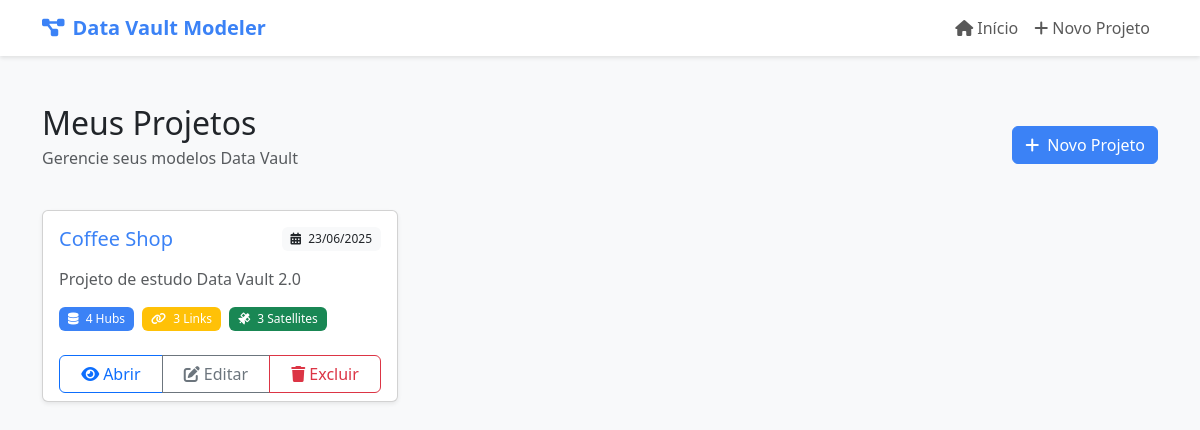
The app's page /, older data.
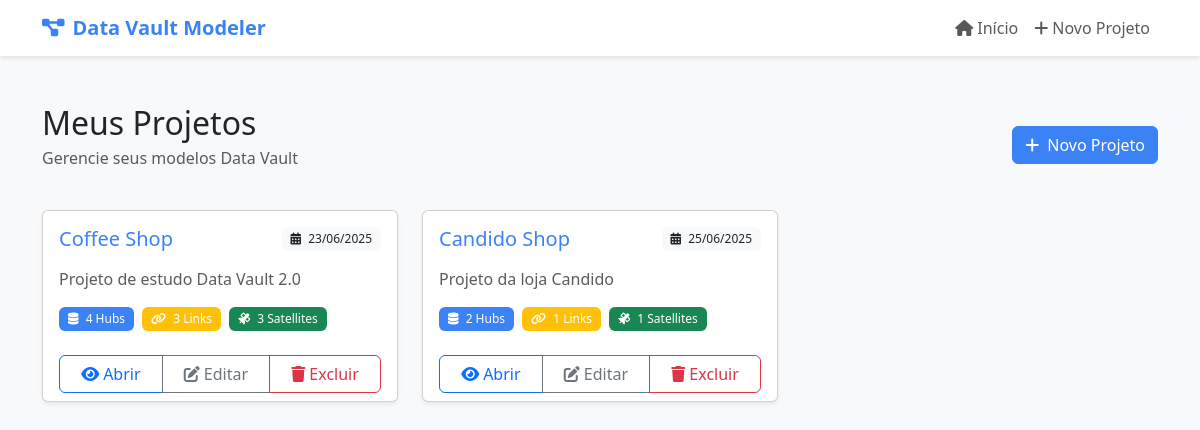
The same page, newer data.
### modeler/models.py (models this page shows, shortened)
class Project(models.Model):
    name = models.CharField(max_length=100)
    description = models.TextField(blank=True)
    created_at = models.DateTimeField(auto_now_add=True)
    updated_at = models.DateTimeField(auto_now=True)

### modeler/views.py (the view)
# urls.py: path('', views.ProjectListView.as_view(), name='project_list'),
class ProjectListView(ListView):
    model = Project
    template_name = 'modeler/project_list.html'
    context_object_name = 'projects'

### modeler/templates/modeler/project_list.html (shortened to what this page needs)
{% extends "modeler/base.html" %}
{% block content %}
<div class="container mt-4">
    {% if not projects %}
    <div class="text-center py-5">
        <div class="display-1 text-muted mb-4">
            <i class="fas fa-project-diagram"></i>
        </div>
        <h2 class="h3 mb-4">Bem-vindo ao Data Vault Modeler!</h2>
        <p class="text-muted mb-4">
            Comece criando seu primeiro projeto Data Vault.<br>
            Você poderá modelar Hubs, Links e Satellites de forma visual e intuitiva.
        </p>
        <a href="{% url 'project_create' %}" class="btn btn-primary btn-lg">
            <i class="fas fa-plus me-2"></i>Criar Primeiro Projeto
        </a>
    </div>
    {% else %}
    <div class="d-flex justify-content-between align-items-center mb-4">
        <div>
            <h1 class="h2 mb-1">Meus Projetos</h1>
            <p class="text-muted">Gerencie seus modelos Data Vault</p>
        </div>
        <a href="{% url 'project_create' %}" class="btn btn-primary">
            <i class="fas fa-plus me-2"></i>Novo Projeto
        </a>
    </div>
    <div class="row row-cols-1 row-cols-md-3 g-4">
        {% for project in projects %}
        <div class="col">
            <div class="card h-100 shadow-sm">
                <div class="card-body">
                    <div class="d-flex justify-content-between align-items-start mb-3">
                        <h5 class="card-title text-primary mb-0">{{ project.name }}</h5>
                        <span class="badge bg-light text-dark">
                            <i class="fas fa-calendar-alt me-1"></i>
                            {{ project.created_at|date:"d/m/Y" }}
                        </span>
                    </div>
                    <p class="card-text text-muted">
                        {% if project.description %}
                            {{ project.description|truncatewords:30 }}
                        {% else %}
                            <em>Sem descrição</em>
                        {% endif %}
                    </p>
                    <div class="d-flex gap-2 mt-3">
                        <span class="badge bg-primary">
                            <i class="fas fa-database me-1"></i>
                            {{ project.hubs.count }} Hubs
                        </span>
                        <span class="badge bg-warning">
                            <i class="fas fa-link me-1"></i>
                            {{ project.links.count }} Links
                        </span>
                        <span class="badge bg-success">
                            <i class="fas fa-satellite me-1"></i>
                            {{ project.satellites.count }} Satellites
                        </span>
                    </div>
                </div>
                <div class="card-footer bg-transparent border-top-0">
                    <div class="btn-group w-100" role="group">
                        <a href="{% url 'project_detail' project.pk %}" class="btn btn-outline-primary">
                            <i class="fas fa-eye me-1"></i>Abrir
                        </a>
                        <a href="{% url 'project_update' project.pk %}" class="btn btn-outline-secondary">
                            <i class="fas fa-edit me-1"></i>Editar
                        </a>
                        <a href="{% url 'project_delete' project.pk %}" class="btn btn-outline-danger">
                            <i class="fas fa-trash me-1"></i>Excluir
                        </a>
                    </div>
                </div>
            </div>
        </div>
        {% endfor %}
    </div>
    {% endif %}
</div>
{% endblock %}

Row changes from the older to the newer data that the page shows:
added Project: name "Candido Shop", created_at "25/06/2025", description "Projeto da loja Candido", hubs.count "2", links.count "1", satellites.count "1"
